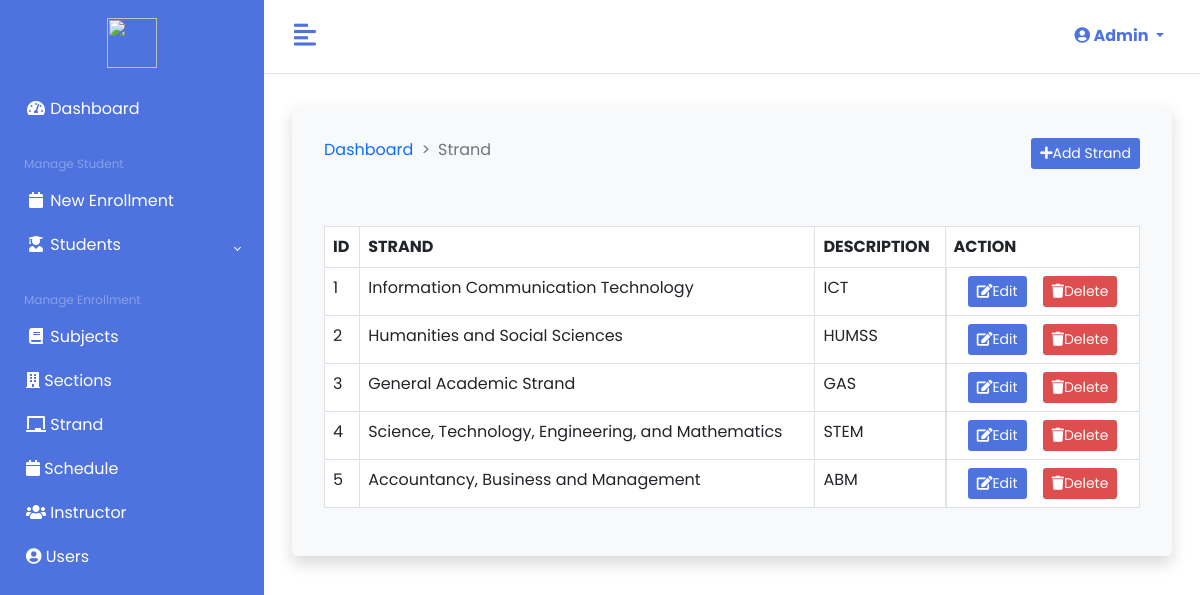
Page /admin/strand.php (signed in) on the earlier database version.
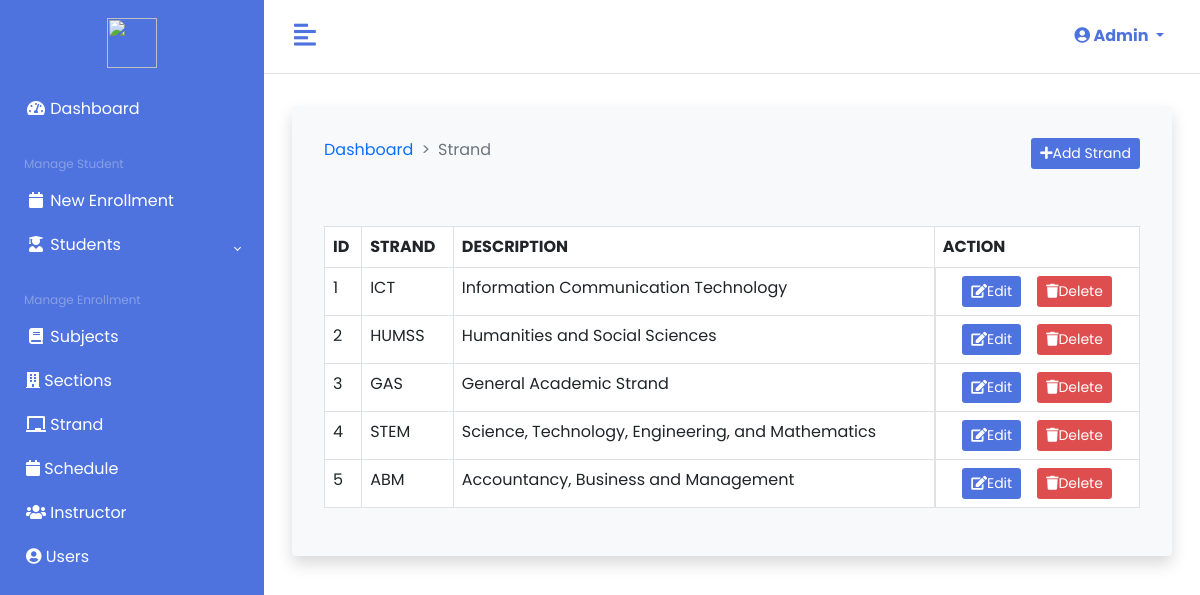
Same page on the later database version.
### tables this page shows
CREATE TABLE `strands` (
  `STRAND_ID` int(20) NOT NULL,
  `STRAND` varchar(255) NOT NULL,
  `DESCRIPTION` varchar(255) NOT NULL,
  `DATE` timestamp NOT NULL DEFAULT current_timestamp() ON UPDATE current_timestamp()
);

### private/config/Database.php (called while the page is built, shortened)
<?php
class Database
{
    protected $localhost = "localhost";
    protected $username = "root";
    protected $password = "";
    protected $database = "enrollment_system_db";
    protected $conn;
    public function __construct()
    {
        try {
            $this->conn = new PDO("mysql:host=$this->localhost;dbname=$this->database", $this->username, $this->password);
            $this->conn->setAttribute(PDO::ATTR_ERRMODE, PDO::ERRMODE_EXCEPTION);
        } catch (PDOException $e) {
            echo "Connection failed: " . $e->getMessage();
        }
    }
    public function getAll($TableName)
    {
        $sql = "SELECT * FROM `$TableName`";
        $stmt = $this->conn->prepare($sql);
        $stmt->execute();
        return $stmt;
    }
}

### private/classes/admin/StrandClass.php (called while the page is built, shortened)
<?php
class StrandClass extends Database
{
    public function fetch_strand()
    {
        $query = $this->getAll('strands');
        while ($row = $query->fetch(PDO::FETCH_OBJ)) {
            $data[] = $row;
        }
        return isset($data) ? $data : false;
    }
}

### admin/strand.php (the view, shortened to what the changed rows need)
<?php
$strand = new StrandClass;
$strand->index();
$strand->create_strand();
$data = $strand->fetch_strand();
?>
<!DOCTYPE html>
<html lang="en">
<head>
    <link href="<?= ADMIN_ASSET . 'fontawesome/css/all.min.css'; ?>" rel="stylesheet">
    <link href="<?= ADMIN_ASSET . 'bootstrap/css/bootstrap.min.css'; ?>" rel="stylesheet">
    <link href="<?= ADMIN_ASSET . 'css/style.css'; ?>" rel="stylesheet">
    <link href="<?= ADMIN_ASSET . 'css/datatables.min.css'; ?>" rel="stylesheet">
</head>
<body>
    <div class="d-flex">
        <div class="main">
            <main class="p-3">
                <div class="container-fluid">
                    <div class="row mt-3">
                        <div class="col-sm-12">
                            <div class="card shadow border-0 p-3 bg-light">
                                <div class="card-body">
                                    <table class="table table-bordered bg-body" id="table">
                                        <thead>
                                            <tr>
                                                <th>ID</th>
                                                <th>STRAND</th>
                                                <th>DESCRIPTION</th>
                                                <th>ACTION</th>
                                            </tr>
                                        </thead>
                                        <tbody>
                                            <?php if ($data): ?>
                                                <?php
                                                $no = 1;
                                                foreach ($data as $row):
                                                ?>
                                                    <tr>
                                                        <td><?= $no++ ?></td>
                                                        <td><?= $row->STRAND ?></td>
                                                        <td><?= $row->DESCRIPTION ?></td>
                                                        <td class="justify-content-center d-flex">
                                                            <button id="edit-btn" value="<?= $row->STRAND_ID ?>" class="btn btn-sm btn-blue mx-2"><i class="fas fa-edit"></i>Edit</button>
                                                            <a href="strand.php?delete_id=<?= $row->STRAND_ID ?>" onclick="return window.confirm('Are you want to delete?')" class="btn btn-sm btn-red mx-2"><i class="fas fa-trash"></i>Delete</a>
                                                        </td>
                                                    </tr>
                                                <?php endforeach; ?>
                                            <?php endif; ?>
                                        </tbody>
                                    </table>
                                </div>
                            </div>
                        </div>
                    </div>
                </div>
            </main>
        </div>
    </div>
</body>
</html>

Differences in the rows shown:
changed strands "ICT": STRAND "Information Communication Technology" → "ICT"; DESCRIPTION "ICT" → "Information Communication Technology"
changed strands "HUMSS": STRAND "Humanities and Social Sciences" → "HUMSS"; DESCRIPTION "HUMSS" → "Humanities and Social Sciences"
changed strands "GAS": STRAND "General Academic Strand" → "GAS"; DESCRIPTION "GAS" → "General Academic Strand"
changed strands "STEM": STRAND "Science, Technology, Engineering, and Mathematics" → "STEM"; DESCRIPTION "STEM" → "Science, Technology, Engineering, and Mathematics"
changed strands "ABM": STRAND "Accountancy, Business and Management" → "ABM"; DESCRIPTION "ABM" → "Accountancy, Business and Management"
